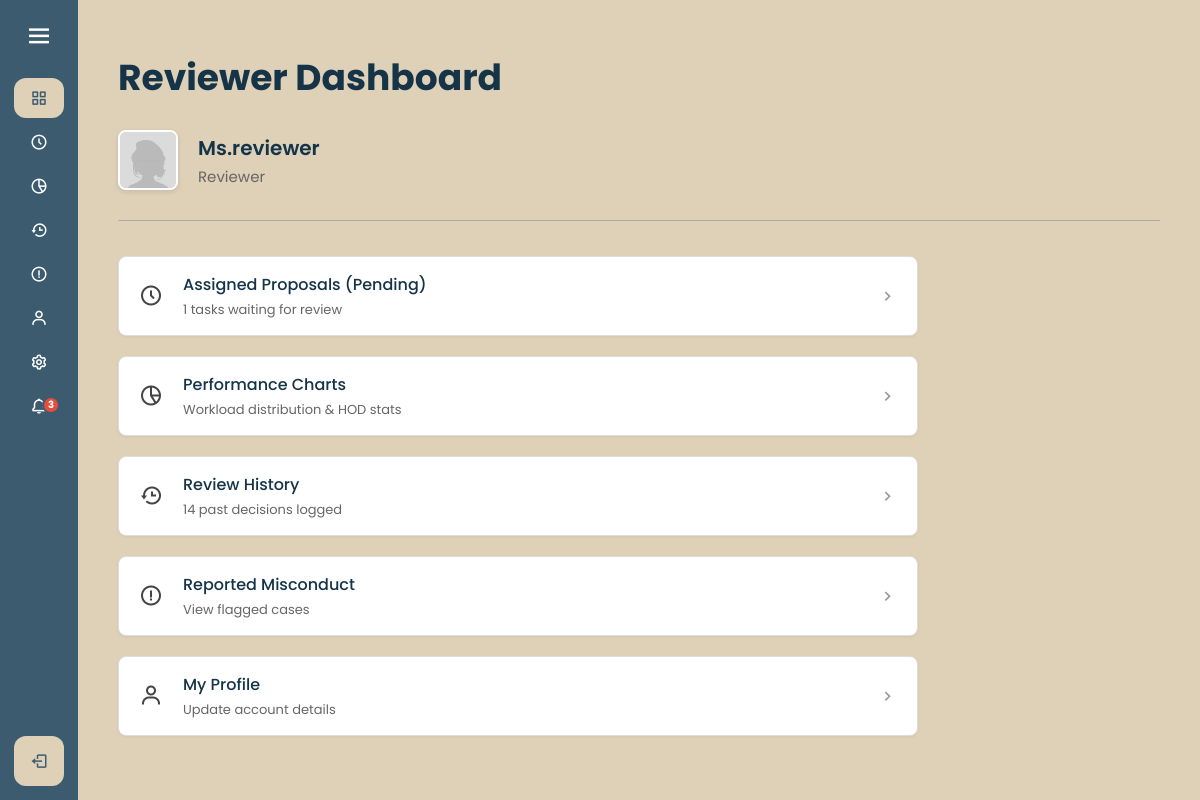
The app's page /reviewer_page.php (signed in) with its own data.
### tables this page shows
CREATE TABLE `users` (
  `id` int(10) UNSIGNED NOT NULL,
  `name` varchar(255) NOT NULL,
  `email` varchar(255) NOT NULL,
  `password` varchar(255) NOT NULL,
  `role` enum('researcher','reviewer','hod','admin') NOT NULL,
  `department_id` int(11) DEFAULT NULL,
  `notify_email` tinyint(1) DEFAULT 1,
  `notify_system` tinyint(1) DEFAULT 1,
  `profile_pic` varchar(255) DEFAULT 'default.png',
  `avatar` enum('default','male','female') DEFAULT 'default',
  `notify_new_assign` tinyint(1) DEFAULT 1,
  `notify_appeals` tinyint(1) DEFAULT 1,
  `notify_hod_approve` tinyint(1) DEFAULT 1,
  `notify_hod_reject` tinyint(1) DEFAULT 1
);

### reviewer_page.php (the view, shortened to what this page needs)
<?php
require 'config.php';
$email = $_SESSION['email'];
$user_q = $conn->prepare("SELECT id, name, profile_pic FROM users WHERE email = ?");
$user_q->bind_param("s", $email);
$user_q->execute();
$user_data = $user_q->get_result()->fetch_assoc();
$user_id = $user_data['id'];
$username = $user_data['name'];
$user_role = ucfirst($_SESSION['role']);
$profile_pic = !empty($user_data['profile_pic']) ? "images/" . $user_data['profile_pic'] : "images/default.png";
$p_count = $conn->query("SELECT COUNT(*) as c FROM reviews WHERE reviewer_id = $user_id AND status = 'Pending'")->fetch_assoc()['c'];
$h_count = $conn->query("SELECT COUNT(*) as c FROM reviews WHERE reviewer_id = $user_id AND status = 'Completed'")->fetch_assoc()['c'];
?>
<!DOCTYPE html>
<html lang="en">
<head>
    <link rel="stylesheet" href="styling/style.css">
    <link rel="stylesheet" href="styling/dashboard.css">
    <link href="https://unpkg.com/boxicons@2.1.4/css/boxicons.min.css" rel="stylesheet">
</head>
<body>
    <?php include 'sidebar.php'; ?>
    <section class="home-section">
        <div class="dashboard-header-group">
            <h1 class="main-title">Reviewer Dashboard</h1>
            <div class="user-identity-row">
                <img src="<?= htmlspecialchars($profile_pic) ?>" alt="Profile" class="identity-img">
                <div class="identity-text">
                    <div class="identity-name"><?= htmlspecialchars($username) ?></div>
                    <div class="identity-role"><?= htmlspecialchars($user_role) ?></div>
                </div>
            </div>
        </div>
        <hr class="dashboard-divider">
        <div style="max-width: 800px;">
            <a href="reviewer_pending.php" class="header-card">
                <div class="header-left">
                    <div class="header-icon-box"><i class='bx bx-time-five'></i></div>
                    <div class="header-text-group">
                        <h3>Assigned Proposals (Pending)</h3>
                        <span><?= $p_count ?> tasks waiting for review</span>
                    </div>
                </div>
                <i class='bx bx-chevron-right header-arrow'></i>
            </a>
            <a href="reviewer_stats.php" class="header-card">
                <div class="header-left">
                    <div class="header-icon-box"><i class='bx bx-pie-chart-alt-2'></i></div>
                    <div class="header-text-group">
                        <h3>Performance Charts</h3>
                        <span>Workload distribution & HOD stats</span>
                    </div>
                </div>
                <i class='bx bx-chevron-right header-arrow'></i>
            </a>
            <a href="reviewer_history.php" class="header-card">
                <div class="header-left">
                    <div class="header-icon-box"><i class='bx bx-history'></i></div>
                    <div class="header-text-group">
                        <h3>Review History</h3>
                        <span><?= $h_count ?> past decisions logged</span>
                    </div>
                </div>
                <i class='bx bx-chevron-right header-arrow'></i>
            </a>
            <a href="reviewer_misconduct.php" class="header-card">
                <div class="header-left">
                    <div class="header-icon-box"><i class='bx bx-error-circle'></i></div>
                    <div class="header-text-group">
                        <h3>Reported Misconduct</h3>
                        <span>View flagged cases</span>
                    </div>
                </div>
                <i class='bx bx-chevron-right header-arrow'></i>
            </a>
            <a href="profile.php" class="header-card">
                <div class="header-left">
                    <div class="header-icon-box"><i class='bx bx-user'></i></div>
                    <div class="header-text-group">
                        <h3>My Profile</h3>
                        <span>Update account details</span>
                    </div>
                </div>
                <i class='bx bx-chevron-right header-arrow'></i>
            </a>
        </div>
    </section>
</body>
</html>

### styling/style.css (style rules this page uses)
* { margin: 0; padding: 0; box-sizing: border-box; font-family: "Poppins", sans-serif; }
body { background-color: #DFD0B8; }
.home-section { position: relative; background-color: #DFD0B8; min-height: 100vh; top: 0; left: 78px; width: calc(100% - 78px); transition: all 0.5s ease; z-index: 1; padding: 40px; color: #153448; }

### styling/dashboard.css (style rules this page uses)
.dashboard-header-group { margin-bottom: 30px; padding-top: 10px; }
.main-title { font-size: 36px; font-weight: 700; color: #153448; margin-bottom: 25px; }
.user-identity-row { display: flex; align-items: center; gap: 20px; }
.identity-img { width: 60px; height: 60px; border-radius: 8px; object-fit: cover; background-color: #ccc; border: 2px solid #fff; box-shadow: 0 2px 5px rgba(0,0,0,0.1); }
.identity-text { display: flex; flex-direction: column; justify-content: center; }
.identity-name { font-size: 20px; font-weight: 600; color: #153448; }
.identity-role { font-size: 15px; color: #666; font-weight: 400; margin-top: 2px; }
.dashboard-divider { border: 0; height: 1px; background: rgba(60, 91, 111, 0.3); margin-bottom: 35px; margin-top: 10px; }
a.header-card { background: white; border-radius: 8px; padding: 15px 20px; display: flex; align-items: center; justify-content: space-between; border: 1px solid #ddd; margin-bottom: 20px; box-shadow: 0 1px 3px rgba(0,0,0,0.05); transition: all 0.3s ease; text-decoration: none; color: inherit; width: 100%; box-sizing: border-box; }
.header-left { display: flex; align-items: center; gap: 20px; }
.header-icon-box { font-size: 24px; color: #444; display: flex; align-items: center; transition: color 0.3s ease; }
.header-text-group h3 { margin: 0; font-size: 16px; font-weight: 500; color: #153448; }
.header-text-group span { font-size: 13px; color: #666; display: block; margin-top: 3px; }
.header-arrow { color: #999; font-size: 20px; transition: transform 0.3s ease; }

### records on screen
users: profile_pic (picture), name "Ms.reviewer", id "1"

### other values on screen
$unread_count "3"
$user_role "Reviewer"
$h_count "14"
